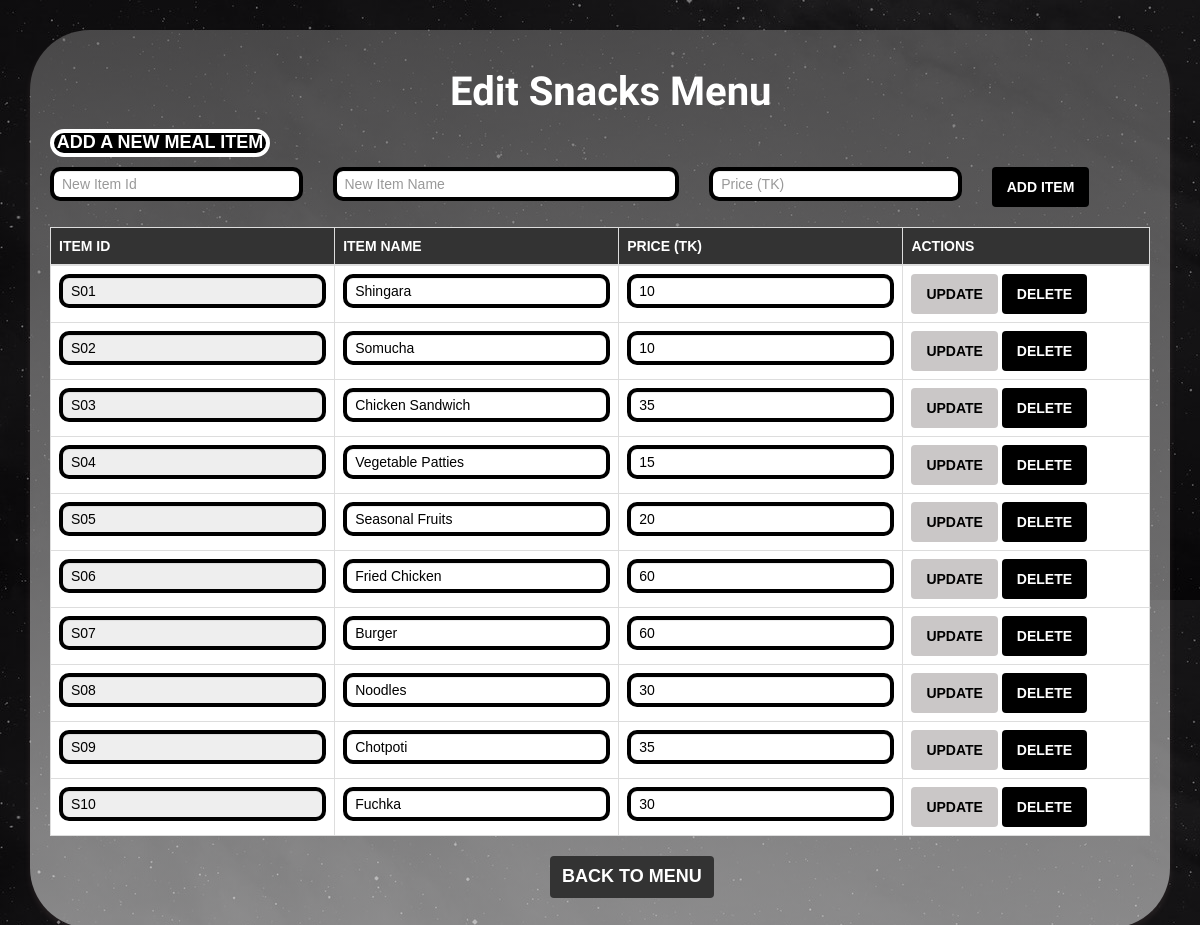
Screenshot of /edit_menu.php (signed in) with the database file from the repository.
### tables this page shows
CREATE TABLE `snacks` (
  `serial_no` int(11) NOT NULL,
  `item_id` varchar(3) NOT NULL,
  `item_name` varchar(25) NOT NULL,
  `item_price` int(11) NOT NULL,
  `calorie` int(10) NOT NULL
);

### edit_menu.php (the view, shortened to what this page needs)
<?php
include 'db_connection.php';
$menuType = isset($_GET['menu']) ? $_GET['menu'] : 'snacks';
$tableName = '';
if ($menuType === 'breakfast') {
    $tableName = 'breakfast';
} elseif ($menuType === 'snacks') {
    $tableName = 'snacks';
} elseif ($menuType === 'lunch') {
    $tableName = 'lunch';
}elseif ($menuType === 'drinks') {
    $tableName = 'drinks';
}
else {
    die("Invalid menu type selected!");
}
$menuItems = mysqli_query($connection, "SELECT * FROM $tableName");
?>
<!DOCTYPE html>
<html lang="en">
<head>
    <link rel="stylesheet" href="https://cdn.jsdelivr.net/npm/bootstrap@5.3.0/dist/css/bootstrap.min.css">
    <link rel="stylesheet" href="https://maxcdn.bootstrapcdn.com/bootstrap/3.4.1/css/bootstrap.min.css">
    <link rel="stylesheet" href="https://cdnjs.cloudflare.com/ajax/libs/font-awesome/6.2.1/css/all.min.css"/>
</head>
<body>
<div class="container mt-5">
    <h1>Edit <?php echo ucfirst($menuType); ?> Menu</h1>
    <form action="edit_menu.php?menu=<?php echo $menuType; ?>" method="POST" class="mb-4">
        <h4>ADD A NEW MEAL ITEM</h4>
        <div class="row">
            <div class="col-md-3">
                <input type="text" name="item_id" class="form-control" class="aitem" placeholder="New Item Id" required>
            </div>
            <div class="col-md-4">
                <input type="text" name="item_name" class="form-control" class="aitem" placeholder="New Item Name" required>
            </div>
            <div class="col-md-3">
                <input type="number" name="item_price" class="form-control" class="aitem" placeholder="Price (TK)" required>
            </div>
            <div class="col-md-2">
                <button type="submit" name="add_item" class="btn btn-success">Add Item</button>
            </div>
        </div>
    </form>
    <table class="table table-bordered">
    <thead>
        <tr>
            <th>Item ID</th>
            <th>Item Name</th>
            <th>Price (TK)</th>
            <th>Actions</th>
        </tr>
    </thead>
    <tbody>
        <?php while ($row = mysqli_fetch_array($menuItems)) { ?>
            <tr>
                <form id="deleteForm_<?php echo $row['item_id']; ?>" action="edit_menu.php?menu=<?php echo $menuType; ?>" method="POST">
                    <td>
                        <input type="text" name="item_id" class="form-control" value="<?php echo htmlspecialchars($row['item_id']); ?>" readonly>
                    </td>
                    <td>
                        <input type="text" name="item_name" class="form-control" value="<?php echo htmlspecialchars($row['item_name']); ?>">
                    </td>
                    <td>
                        <input type="number" name="item_price" class="form-control" value="<?php echo htmlspecialchars($row['item_price']); ?>">
                    </td>
                    <td>
                        <button type="submit" name="update_item" class="btn btn-dark">Update</button>
                        <button type="button" name="delete_item" class="btn btn-danger" onclick="confirmDelete('<?php echo $row['item_id']; ?>')">Delete</button>
                    </td>
                </form>
            </tr>
        <?php } ?>
    </tbody>
</table>
<a href="meal_menu_editing.php" class="btn btn-secondary mb-3">Back to Menu</a>
</div>
</body>
</html>

### edit_menu.php (style rules this page uses)
body { background-color: #f9f9f9; background-image: linear-gradient(rgba(0, 0, 0, 0.5), rgba(0, 0, 0, 0.5)), url('images/edit.jpeg'); color: #333; font-family: 'Arial', sans-serif; margin: 0; padding: 0; }
.container { background-image: linear-gradient(rgba(129, 128, 128, 0.5), rgba(255, 255, 255, 0.5)); border-radius:60px; box-shadow: 0 4px 6px rgba(216, 170, 170, 0.1); padding: 20px; }
h1 { font-family: "Sofia", sans-serif; font-size: 40px; font-weight: bold; color: #fff; padding-bottom: 5px; margin-left: 400px; }
.btn { border: none; padding: 10px 15px; font-size: 14px; border-radius: 4px; text-transform: uppercase; font-weight: bold; }
.btn-success { background-color: #000; color: #fff; transition: background-color 0.3s; }
.btn-dark { background-color:rgb(202, 199, 199); color: #000; transition: background-color 0.3s; }
.btn-danger { background-color: #000; color: #fff; transition: background-color 0.3s; }
input[type="text"], input[type="number"] { border: 4px solid #000; padding: 8px; width: 100%; border-radius: 10px; background-color: #fff; color: #000; transition: border-color 0.3s; }
.table { border-collapse: collapse; width: 100%; margin-top: 20px; }
.table th, .table td { border: 1px solid #ddd; padding: 12px; text-align: left; color: #000; }
.table th { background-color: #333; color: #fff; text-transform: uppercase; }
.table tr:nth-child(even) { background-color: #f4f4f4; }
.btn-secondary { background-color: #333; color: #fff; text-decoration: none; font-weight: bold; padding: 8px 12px; display: inline-block; margin-bottom: 15px; border-radius: 4px; font-size: 18px; margin-left: 500px; }
h4 { color:rgb(255, 255, 255); font-weight: bolder; border: 4px solid #fff; background-color: #000; width: 20%; text-align: center; border-radius: 25px; }

### rows the page displays
snacks: item_id "S01", item_name "Shingara", item_price "10"
snacks: item_id "S02", item_name "Somucha", item_price "10"
snacks: item_id "S03", item_name "Chicken Sandwich", item_price "35"
snacks: item_id "S04", item_name "Vegetable Patties", item_price "15"
snacks: item_id "S05", item_name "Seasonal Fruits", item_price "20"
snacks: item_id "S06", item_name "Fried Chicken", item_price "60"
snacks: item_id "S07", item_name "Burger", item_price "60"
snacks: item_id "S08", item_name "Noodles", item_price "30"
snacks: item_id "S09", item_name "Chotpoti", item_price "35"
snacks: item_id "S10", item_name "Fuchka", item_price "30"

### other values shown
$menuType "Snacks"
